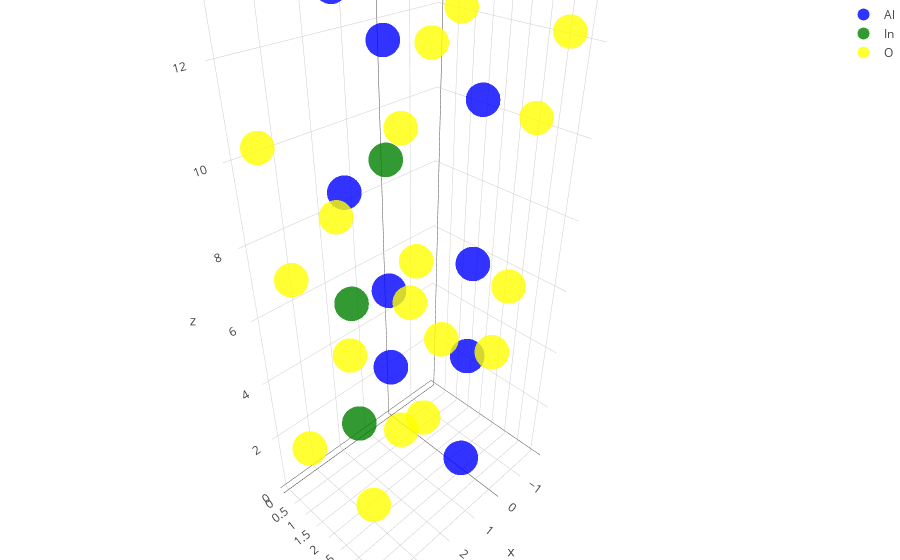

Here is the notebook cell this chart was saved with:
### Code cell
x_al, y_al, z_al = tmp_geometry_df2.loc[tmp_geometry_df2['pierwiastek']=='Al','x'], tmp_geometry_df2.loc[tmp_geometry_df2['pierwiastek']=='Al','y'], tmp_geometry_df2.loc[tmp_geometry_df2['pierwiastek']=='Al','z']

x_ga, y_ga, z_ga = tmp_geometry_df2.loc[tmp_geometry_df2['pierwiastek']=='Ga','x'], tmp_geometry_df2.loc[tmp_geometry_df2['pierwiastek']=='Ga','y'], tmp_geometry_df2.loc[tmp_geometry_df2['pierwiastek']=='Ga','z']

x_in, y_in, z_in = tmp_geometry_df2.loc[tmp_geometry_df2['pierwiastek']=='In','x'], tmp_geometry_df2.loc[tmp_geometry_df2['pierwiastek']=='In','y'], tmp_geometry_df2.loc[tmp_geometry_df2['pierwiastek']=='In','z']

x_o, y_o, z_o = tmp_geometry_df2.loc[tmp_geometry_df2['pierwiastek']=='O','x'], tmp_geometry_df2.loc[tmp_geometry_df2['pierwiastek']=='O','y'], tmp_geometry_df2.loc[tmp_geometry_df2['pierwiastek']=='O','z']

trace1 = go.Scatter3d(
    x=x_al,
    y=y_al,
    z=z_al,
    mode='markers',
    name='Al',
    marker=dict(
        size=12,
        color='blue',                # set color to an array/list of desired values
        colorscale='Viridis',   # choose a colorscale
        opacity=0.8
    )
)


trace2 = go.Scatter3d(
    x=x_ga,
    y=y_ga,
    z=z_ga,
    mode='markers',
    name='Ga',
    marker=dict(
        size=12,
        color='red',                # set color to an array/list of desired values
        colorscale='Viridis',   # choose a colorscale
        opacity=0.8
    )
)

trace3 = go.Scatter3d(
    x=x_in,
    y=y_in,
    z=z_in,
    mode='markers',
    name='In',
    marker=dict(
        size=12,
        color='green',                # set color to an array/list of desired values
        colorscale='Viridis',   # choose a colorscale
        opacity=0.8
    )
)

trace4 = go.Scatter3d(
    x=x_o,
    y=y_o,
    z=z_o,
    mode='markers',
    name='O',
    marker=dict(
        size=12,
        color='yellow',                # set color to an array/list of desired values
        colorscale='Viridis',   # choose a colorscale
        opacity=0.8
    )
)

data = [trace1,trace2,trace3,trace4]
layout = go.Layout(
    margin=dict(
        l=0,
        r=0,
        b=0,
        t=0
    )
)
fig = go.Figure(data=data, layout=layout)
iplot(fig, filename='3d-scatter-colorscale')

### Figure 1 — Plotly figure (JSON) as saved in the notebook; plotly's stock layout.template omitted (floating-point values rounded to 4 significant figures)
{"data": [{"marker": {"color": "blue", "colorscale": "Viridis", "opacity": 0.8, "size": 12}, "mode": "markers", "name": "Al", "type": "scatter3d", "x": [-0.0019, -0.0112, -0.004652, 2.482, 2.486, -0.02476, -0.01821, -0.02096, -0.01441], "y": [0.002344, 0.01382, 0.00574, 1.472, 1.468, 2.902, 2.894, 2.897, 2.889], "z": [1.962, 11.57, 4.804, 13.24, 9.315, 10.98, 4.214, 7.056, 0.29]}, {"marker": {"color": "red", "colorscale": "Viridis", "opacity": 0.8, "size": 12}, "mode": "markers", "name": "Ga", "type": "scatter3d", "x": [], "y": [], "z": []}, {"marker": {"color": "green", "colorscale": "Viridis", "opacity": 0.8, "size": 12}, "mode": "markers", "name": "In", "type": "scatter3d", "x": [-0.008452, 2.488, 2.492], "y": [0.01043, 1.464, 1.46], "z": [8.728, 6.473, 2.549]}, {"marker": {"color": "yellow", "colorscale": "Viridis", "opacity": 0.8, "size": 12}, "mode": "markers", "name": "O", "type": "scatter3d", "x": [1.513, 1.726, -0.7677, 0.7418, -1.768, 3.478, 4.003, 1.735, 1.723, 3.245, 3.258, 0.9775, 1.49, -0.7778, -0.7906, 0.732, 0.7449, -1.536], "y": [0.01146, 3.033, 1.313, 1.329, 3.024, 0.02919, 1.473, 0.1494, 2.775, 2.774, 0.1487, 1.45, 2.911, 1.587, 4.213, 4.212, 1.586, 2.888], "z": [3.384, 3.381, 3.381, 10.15, 10.14, 10.15, 7.895, 7.895, 7.892, 1.127, 1.13, 1.127, 12.4, 12.4, 12.4, 5.634, 5.637, 5.634]}], "layout": {"margin": {"b": 0, "l": 0, "r": 0, "t": 0}}}
